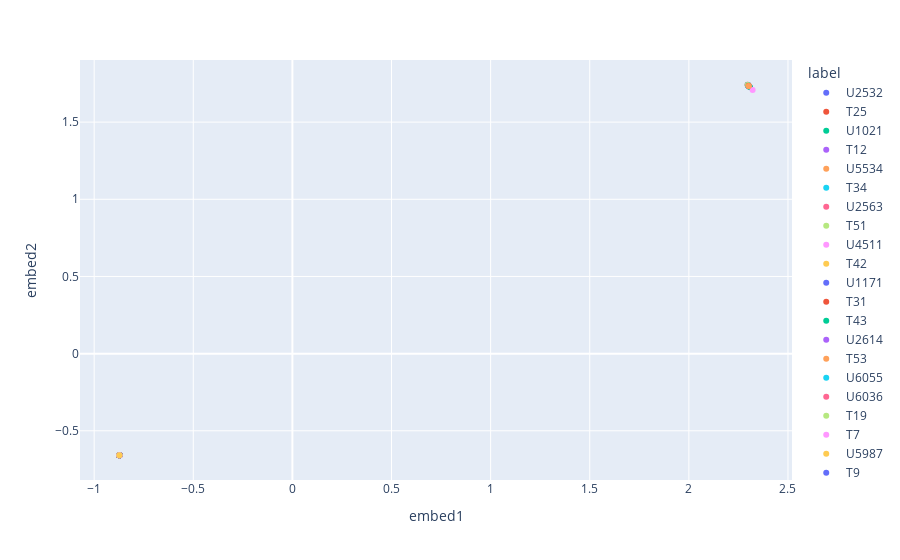

Notebook cell for this chart:
### Code cell
plotly_embedding(embed.head(200))
